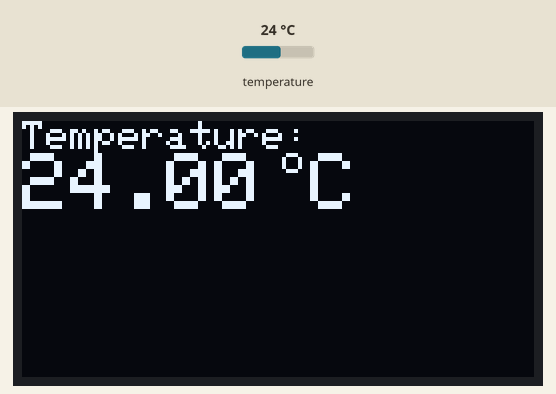
Simulated run of this sketch. Board: Arduino Uno, built with avr-gcc and run on an emulated ATmega328P. Shown: 128×64 one-colour display. Inputs (shaded band) come from the test bench; at power-on: temperature 24 °C.

Above: at 2.5 s.
2.6 s: temperature set to 12 °C
At 5.4 s:
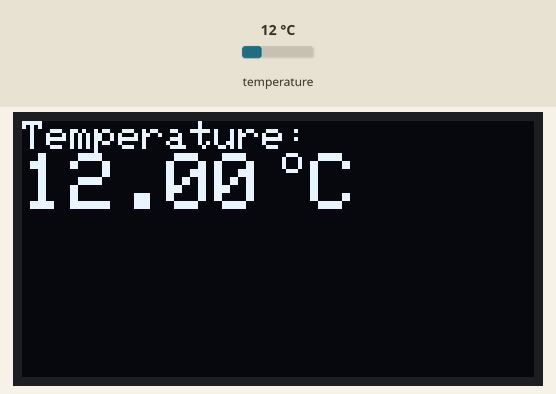
5.7 s: temperature set to 19 °C
At 7.1 s:
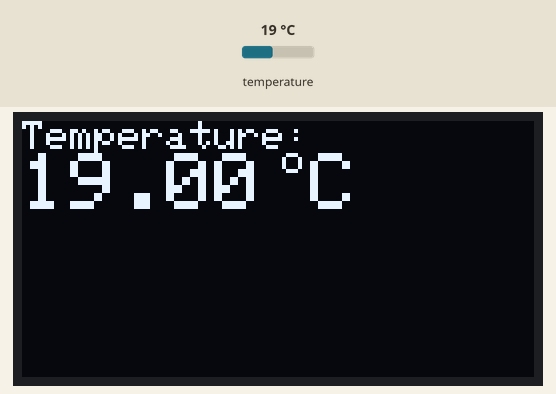
8.8 s: temperature set to 28 °C
At 12.5 s:
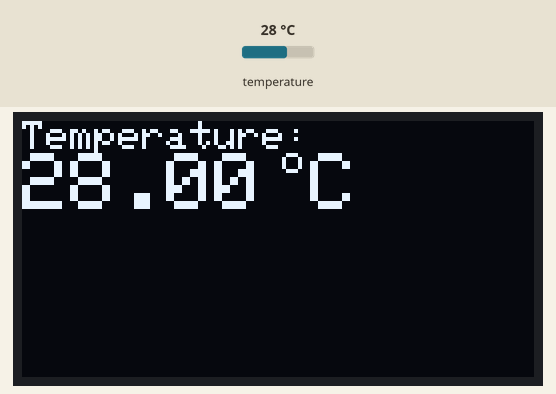
Timing chart, 0 to 14.0 s (numbered marks = the images above; inputs shaded):
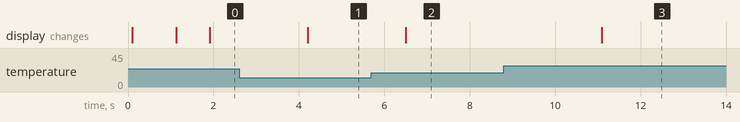

The sketch:

096Oled_DS18B20_ArduinoUno.ino
```cpp
#include <Wire.h>
#include <Adafruit_SSD1306.h>
#include <Adafruit_GFX.h>
#include <DallasTemperature.h> //DS18B20 library

#define ONE_WIRE_BUS 4 //DS18B20 #4 pin

// OLED display TWI address (Use I2C Scanner)
#define OLED_ADDR   0x3C

//DS18B20 Tools/Settings
OneWire oneWire(ONE_WIRE_BUS);
DallasTemperature sensors(&oneWire);

Adafruit_SSD1306 display(-1);

//#if (SSD1306_LCDHEIGHT != 64)
//#error("Height incorrect, please fix Adafruit_SSD1306.h!");
//#endif

void setup() {
  Serial.begin(9600);
  // initialize and clear display
  display.begin(SSD1306_SWITCHCAPVCC, OLED_ADDR);
  display.clearDisplay();
  display.display();
  sensors.begin();

  // display a line of text
  display.setTextSize(1);
  display.setTextColor(WHITE);
  display.setCursor(0, 0);
  display.print("Boot");
  display.display();
  delay(1000);
  display.clearDisplay();
  display.setTextSize(2);
  display.display();
}

void loop() {
  display.clearDisplay();
  display.setTextSize(1);
  display.setTextColor(WHITE);
  display.setCursor(0, 0);
  display.print("Temperature:");

  display.setTextSize(2);
  sensors.requestTemperatures();
  //Serial.print(sensors.getTempCByIndex(0));
  //Serial.println(" - Celsius temperature: ");
  //display.clearDisplay();
  //display.display();
  display.setCursor(0,8);
  display.print(sensors.getTempCByIndex(0));

  display.setCursor(65,6);
  display.setTextSize(1);
  display.print("o");

  display.setCursor(72,8);
  display.setTextSize(2);
  display.print("C");
  display.display();
  delay(1500);
}
```

Measured:
- after the input at 2.6 s, the display: changes after 1.6 s (image 1)
- after the input at 5.7 s, the display: changes after 0.80 s (image 2)
- after the input at 8.8 s, the display: changes after 2.3 s (image 3)
